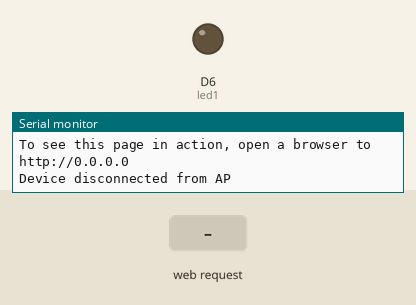
Bench run of a sketch on a simulated Arduino MKR. Shown: output pins drawn as LEDs (lit = HIGH), the last lines printed to the serial monitor. The test bench sets the inputs (shaded band).

Above: at 11.2 s.
11.3 s: HTTP request GET /H received
At 12.4 s:
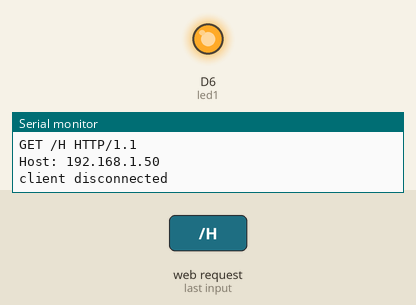
12.8 s: HTTP request GET /L received
At 13.5 s:
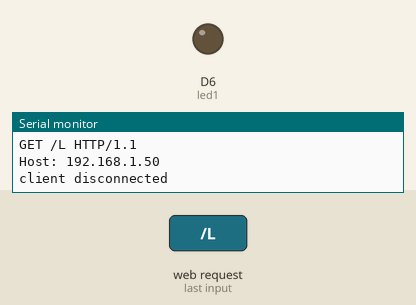
Timing chart, 0 to 15.8 s (numbered marks = the images above; inputs shaded):
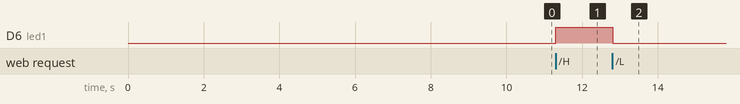

The sketch:

createOwnAccessPoint.ino
```cpp
#include <SPI.h>
#include <WiFiNINA.h>
#include "password.h"

char ssid[] = SECRET_SSID;
char pass[] = SECRET_PASS;
int keyIndex = 0;

int led1 =  LED_BUILTIN;
int status = WL_IDLE_STATUS;
WiFiServer server(80);

void setup()
{
  Serial.begin(9600);
  while (!Serial)
  {
    ;
  }

  Serial.println("Access Point Web Server");

  pinMode(led1, OUTPUT);

  if (WiFi.status() == WL_NO_MODULE)
  {
    Serial.println("Communication with WiFi module failed!");
    while (true);
  }

  String fv = WiFi.firmwareVersion();
  if (fv < WIFI_FIRMWARE_LATEST_VERSION)
  {
    Serial.println("Please upgrade the firmware");
  }

  Serial.print("Creating access point named: ");
  Serial.println(ssid);

  status = WiFi.beginAP(ssid, pass);
  if (status != WL_AP_LISTENING)
  {
    Serial.println("Creating access point failed");
    while (true);
  }

  delay(10000);

  server.begin();

  printWiFiStatus();
}


void loop()
{
  if (status != WiFi.status())
  {
    status = WiFi.status();

    if (status == WL_AP_CONNECTED)
    {
      Serial.println("Device connected to AP");
    }
    else
    {
      Serial.println("Device disconnected from AP");
    }
  }

  WiFiClient client = server.available();

  if (client)
  {
    Serial.println("new client");
    String currentLine = "";
    while (client.connected())
    {
      delayMicroseconds(10);
      if (client.available())
      {
        char c = client.read();
        Serial.write(c);
        if (c == '\n')
        {
          if (currentLine.length() == 0)
          {
            client.println("HTTP/1.1 200 OK");
            client.println("Content-type:text/html");
            client.println();

            client.print("Click <a href=\"/H\">here</a> turn the LED on<br>");
            client.print("Click <a href=\"/L\">here</a> turn the LED off<br>");

            client.println();
            break;
          }
          else
          {
            currentLine = "";
          }
        }
        else if (c != '\r')
        {
          currentLine += c;
        }

        if (currentLine.endsWith("GET /H"))
        {
          digitalWrite(led1, HIGH);
        }
        if (currentLine.endsWith("GET /L"))
        {
          digitalWrite(led1, LOW);
        }
      }
    }
    client.stop();
    Serial.println("client disconnected");
  }
}

void printWiFiStatus()
{
  Serial.print("SSID: ");
  Serial.println(WiFi.SSID());

  IPAddress ip = WiFi.localIP();
  Serial.print("IP Address: ");
  Serial.println(ip);

  Serial.print("To see this page in action, open a browser to http://");
  Serial.println(ip);
}
```

password.h
```cpp
#define SECRET_SSID "bananenbrotistlecker"
#define SECRET_PASS "ichhabbrot"
```

Measured:
- after the input at 11.3 s, D6 (led1): LOW → HIGH at once
- after the input at 12.8 s, D6 (led1): HIGH → LOW at once
